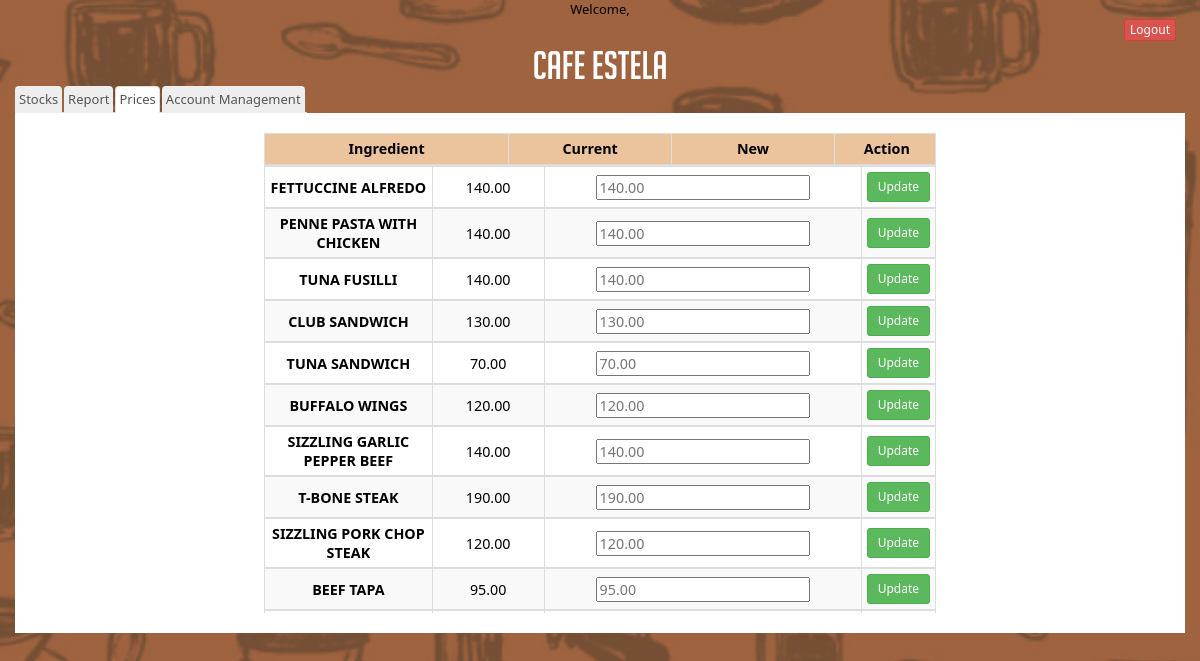
/admprices-meals.php, run on the app's committed database.
### tables this page shows
CREATE TABLE `tbl_meals` (
  `id` int(11) NOT NULL,
  `name` varchar(255) NOT NULL,
  `price` double(10,2) NOT NULL
);

### admprices-meals.php (the view, shortened to what this page needs)
<!DOCTYPE html>
<html lang="en">
	<head>
		<link href="CSS/bootstrap.min.css" rel="stylesheet">
		<link rel="stylesheet" type="text/css" href="css/home.css">
	</head>
	<body>
		<div class="container-fluid">
			<div class="row">
				<div class="col-sm-1 col-sm-offset-11">
					<form action = "logout.php" >
						<button name="" class="btn btn-danger btn-xs" onClick="return confirm('Are you sure you want to logout?');">Logout</button>
					</form>
				</div>
				<div class="col-sm-12">
					<h1 class="header">CAFE ESTELA</h1>
				</div>
				<div class="clearfix"></div>
			</div>
			<ul class="nav nav-tabs navbar-left">
				<li><a href="adm.php">Stocks</a></li>
				<li><a href="admreports.php">Report</a></li>
				<li class="active"><a href="admprices.php">Prices</a></li>
				<li><a href="admacc.php">Account Management</a></li>
			</ul>
			<div class="clearfix"></div>
			<div class="tab-content white-bg">
				<div id="prices" class="tab-pane fade in active" style="height: 480px; overflow-y: scroll;">
					<div class="row center-block">
						<div class="col-sm-12">
							<table class="table table-responsive table-bordered table-condensed custom-table" style="margin: 0;">
								<thead>
									<tr class="default">
										<td class="col-sm-3" ><b>Ingredient</b></td>
										<td class="col-sm-2" ><b>Current</b></td>
										<td class="col-sm-2" ><b>New</b></td>
										<td class="col-sm-1" ><b>&nbsp;&nbsp;&nbsp;Action&nbsp;&nbsp;</b></td>
									</tr>
								</thead>
							</table>
							<?php
								$connect = mysqli_connect("localhost", "root", "", "test");
								$sql = "SELECT * FROM tbl_meals";
								$result = mysqli_query($connect, $sql);
								if ($result->num_rows > 0) {
									while($row = $result->fetch_assoc()) {
							?>
										<table class="table-responsive table-bordered table-condensed custom-table" width=100%>
											<tbody>
												<tr>
													<td class="col-sm-3"><b><?php echo $row["name"]; ?></b></td>
														<?php
															echo "<form action ='restock2.php' method=post>";
															echo "<td class='col-sm-2'>" . $row['price'] . "</td>";
																$price=$row['price'];
															echo "<td><input type=text name='p1' placeholder='$price' class='input-price'/></td>";
															echo "<td class='col-sm-1'><input type=submit value=Update class='btn btn-sm btn-success' /></td>";
															echo "</form>";
														?>
												</tr>
											</tbody>
										</table>
							<?php
									}
								} else {
									echo "0 results";
								}
							?>
						</div>
					</div>
				</div>
			</div>
		</div>
	</body>
</html>

### css3.css (style rules this page uses)
input[type=text] { width: 50%; padding: 14px 20px; margin: 8px 0; display: inline-block; border: 1px solid #ccc; box-sizing: border-box; }
button { background-color: #ffffff; color: black; padding: 14px 20px; margin: 8px 0; display: inline-block; border: none; cursor: pointer; width: 50%; }

### css/home.css (style rules this page uses)
body { background: url('../images/bg.png') no-repeat fixed; background-size: cover; font-family: Segoe UI, Helvetica, sans-serif; font-size:13px; text-align: center; color: black; overflow-y : hidden; }
input[type=text] { font-size:1em; }
table { color:black; margin: 0 auto; text-align: center; }
.table { font-size: 1em; }
table th, tr, td { text-align: center; vertical-align: middle !important; }
.center-block { margin: 0 auto; float:none; width: 60%; }
.custom-table { font-size: 1.1em !important; vertical-align: middle !important; width: 100% !important; }
.custom-table tr, .custom-table td { vertical-align: middle !important; }
.custom-table:nth-child(odd) { background-color: #F9F9F9; }
.header { color: white; font-family: big_noodle_titling; font-size: 3em; margin: 20px 0 -30px 0; position: relative; top: -30px; }
.nav-tabs>li>a { background-color: #eee; color: #555; padding: 3px; }
.tab-content { padding: 20px 0 20px 0; }
.tab-pane { padding: -15px 20px; }
.white-bg { background-color: white; }
.default { background-color: #EBC39C; }

### data on the page
tbl_meals: name "FETTUCCINE ALFREDO", price "140.00", p1 "140.00"
tbl_meals: name "PENNE PASTA WITH CHICKEN", price "140.00", p1 "140.00"
tbl_meals: name "TUNA FUSILLI", price "140.00", p1 "140.00"
tbl_meals: name "CLUB SANDWICH", price "130.00", p1 "130.00"
tbl_meals: name "TUNA SANDWICH", price "70.00", p1 "70.00"
tbl_meals: name "BUFFALO WINGS", price "120.00", p1 "120.00"
tbl_meals: name "SIZZLING GARLIC PEPPER BEEF", price "140.00", p1 "140.00"
tbl_meals: name "T-BONE STEAK", price "190.00", p1 "190.00"
tbl_meals: name "SIZZLING PORK CHOP STEAK", price "120.00", p1 "120.00"
tbl_meals: name "BEEF TAPA", price "95.00", p1 "95.00"
